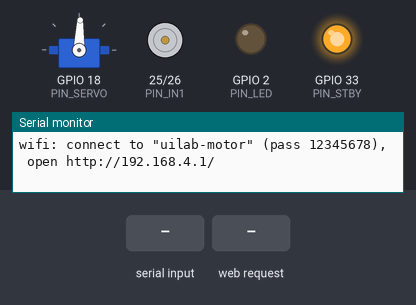
Recording of a program running on a simulated ESP32. Shown: servo, motor-driver pin pairs drawn as motors (green arrow = first pin HIGH = forward, orange = second pin HIGH = backward, longer = more drive, scaled by the enable pin, stopped while the standby pin is LOW), output pins drawn as LEDs (lit = HIGH), the last lines printed to the serial monitor. The test bench sets the inputs (shaded band). Random numbers use the default seed unless the program sets one; servo pulses on a pin are drawn as a servo (544–2400 µs = 0–180°).

Above: at 1.2 s.
1.3 s: "a\n" received over Serial
At 2.9 s:
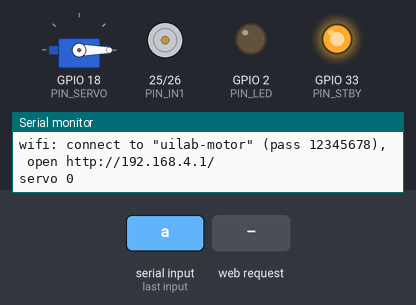
3.2 s: "x\n" received over Serial
4.7 s: HTTP request GET /motor?a=1&v=1&m=1 received
At 5.8 s:
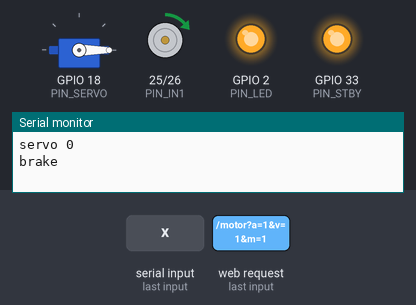
6.2 s: "f90\n" received over Serial
At 7.3 s:
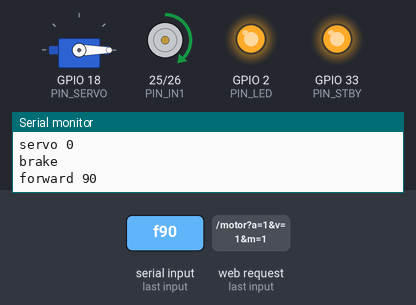
7.8 s: "b90\n" received over Serial
At 9.2 s:
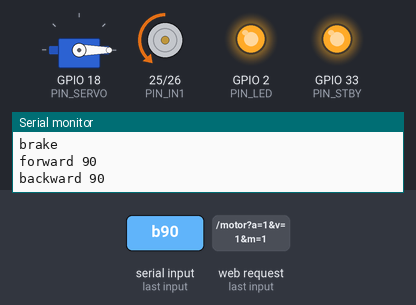
9.6 s: HTTP request GET /servo?a=120&v=120&m=120 received
At 10.9 s:
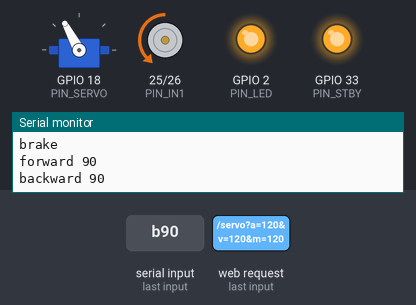
Timing chart, 0 to 12.6 s (numbered marks = the images above; inputs shaded):
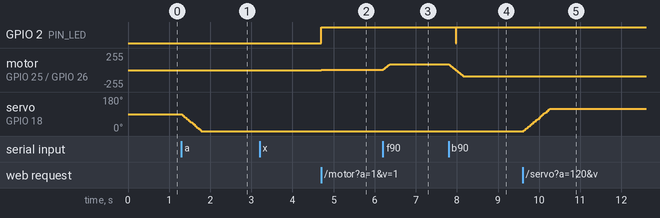

Measured:
- after the input at 1.3 s, servo on GPIO 18 (PIN_SERVO): moves from 88° to 0° over 0.47 s, starting at once
- after the input at 4.7 s, GPIO 2 (PIN_LED): LOW → HIGH at once; motor on GPIO 25 (PIN_IN1) / GPIO 26 (PIN_IN2): stopped → forward 1/255 at once
- after the input at 6.2 s, motor on GPIO 25 (PIN_IN1) / GPIO 26 (PIN_IN2): moves from forward 1/255 to forward 90/255 over 0.17 s, starting at once
- after the input at 7.8 s, GPIO 2 (PIN_LED): HIGH → LOW after 0.17 s, → HIGH 0.01 s later; motor on GPIO 25 (PIN_IN1) / GPIO 26 (PIN_IN2): moves from forward 90/255 to backward 90/255 over 0.36 s, starting at once
- after the input at 9.6 s, servo on GPIO 18 (PIN_SERVO): moves from 0° to 118° over 0.63 s, starting at once

The program:

main.cpp
```cpp
// ESP32-WROOM で DC モーターを制御する
// モータードライバ: TB6612FNG / L298N など (IN1, IN2, PWM の 3 本で制御するタイプ)
//
// シリアルコマンド (115200bps, 改行区切り):
//   f <0-255>  正転 (例: f 200)
//   b <0-255>  逆転 (例: b 120)
//   s          停止 (惰性で止まる)
//   x          ブレーキ (短絡制動)
//   a <0-180>  サーボの角度 (例: a 90)
//
// Wi-Fi: アクセスポイント "uilab-motor" (パスワード 12345678) に接続し、
//        http://192.168.4.1/ をブラウザで開くと操作画面が出る

#include <Arduino.h>
#include <WebServer.h>
#include <WiFi.h>

#include "page.h"

constexpr const char* WIFI_SSID = "uilab-motor";
constexpr const char* WIFI_PASS = "12345678";  // 8 文字以上必要

// ---- ピン設定 ----
constexpr int PIN_IN1 = 25;
constexpr int PIN_IN2 = 26;
constexpr int PIN_PWM = 27;   // TB6612 の PWMA / L298N の ENA
constexpr int PIN_STBY = 33;  // TB6612 の STBY。L298N なら -1 にする
constexpr int PIN_LED = 2;    // DevKit のオンボード LED
constexpr int PIN_SERVO = 18;

// ---- PWM 設定 ----
constexpr int PWM_CHANNEL = 0;
constexpr int PWM_FREQ = 20000;  // 20kHz (可聴域外にしてモーター鳴きを防ぐ)
constexpr int PWM_RESOLUTION = 8;  // 0-255

// ---- サーボ設定 (SG90 などの一般的なホビーサーボ) ----
// ESP32 Arduino 2.x では ch0/ch1 がタイマーを共有するので、周波数の違うサーボは ch2 を使う
constexpr int SERVO_CHANNEL = 2;
constexpr int SERVO_FREQ = 50;  // 20ms 周期
constexpr int SERVO_RESOLUTION = 16;
constexpr int SERVO_MIN_US = 500;   // 0 度のパルス幅
constexpr int SERVO_MAX_US = 2400;  // 180 度のパルス幅

// 速度変化をなめらかにする (1 ステップあたりの変化量と間隔)
constexpr int RAMP_STEP = 5;
constexpr uint32_t RAMP_INTERVAL_MS = 10;

// サーボは目標角度に向かって一定速度で動かす
enum class ServoMode { Manual, Sweep, Wiggle, Random };
constexpr uint32_t SERVO_UPDATE_MS = 20;

ServoMode servoMode = ServoMode::Manual;
float servoAngle = 90;
float servoTarget = 90;
float servoSpeed = 180;  // 度/秒
uint32_t lastServoAt = 0;
uint32_t servoPauseUntil = 0;

WebServer server(80);

int currentSpeed = 0;  // -255 (逆転) 〜 255 (正転)
int targetSpeed = 0;
uint32_t lastRampAt = 0;

void pwmInit() {
#if ESP_ARDUINO_VERSION_MAJOR >= 3
  ledcAttach(PIN_PWM, PWM_FREQ, PWM_RESOLUTION);
#else
  ledcSetup(PWM_CHANNEL, PWM_FREQ, PWM_RESOLUTION);
  ledcAttachPin(PIN_PWM, PWM_CHANNEL);
#endif
}

void pwmWrite(uint32_t duty) {
#if ESP_ARDUINO_VERSION_MAJOR >= 3
  ledcWrite(PIN_PWM, duty);
#else
  ledcWrite(PWM_CHANNEL, duty);
#endif
}

void servoInit() {
#if ESP_ARDUINO_VERSION_MAJOR >= 3
  ledcAttach(PIN_SERVO, SERVO_FREQ, SERVO_RESOLUTION);
#else
  ledcSetup(SERVO_CHANNEL, SERVO_FREQ, SERVO_RESOLUTION);
  ledcAttachPin(PIN_SERVO, SERVO_CHANNEL);
#endif
}

void servoWrite(int angle) {
  int us = map(angle, 0, 180, SERVO_MIN_US, SERVO_MAX_US);
  uint32_t duty = (uint32_t)us * ((1 << SERVO_RESOLUTION) - 1) / (1000000 / SERVO_FREQ);
#if ESP_ARDUINO_VERSION_MAJOR >= 3
  ledcWrite(PIN_SERVO, duty);
#else
  ledcWrite(SERVO_CHANNEL, duty);
#endif
}

const char* modeName(ServoMode mode) {
  switch (mode) {
    case ServoMode::Sweep: return "sweep";
    case ServoMode::Wiggle: return "wiggle";
    case ServoMode::Random: return "random";
    default: return "manual";
  }
}

void setServoMode(ServoMode mode) {
  servoMode = mode;
  servoPauseUntil = 0;
  if (mode == ServoMode::Sweep) servoTarget = servoAngle < 90 ? 180 : 0;
  if (mode == ServoMode::Wiggle) servoTarget = servoAngle < 90 ? 120 : 60;
}

// 目標角度に着いたとき、モードに応じて次の目標を決める
void pickNextTarget() {
  switch (servoMode) {
    case ServoMode::Sweep:
      servoTarget = servoTarget < 90 ? 180 : 0;
      break;
    case ServoMode::Wiggle:
      servoTarget = servoTarget < 90 ? 120 : 60;
      break;
    case ServoMode::Random:
      if (servoPauseUntil == 0) {
        servoPauseUntil = millis() + random(100, 1200);
      } else if ((int32_t)(millis() - servoPauseUntil) >= 0) {
        servoPauseUntil = 0;
        servoTarget = random(0, 181);
      }
      break;
    case ServoMode::Manual:
      break;
  }
}

void updateServo() {
  uint32_t now = millis();
  if (now - lastServoAt < SERVO_UPDATE_MS) return;
  float dt = (now - lastServoAt) / 1000.0f;
  lastServoAt = now;

  if (servoAngle == servoTarget) {
    pickNextTarget();
    return;
  }
  float step = servoSpeed * dt;
  if (fabsf(servoTarget - servoAngle) <= step) {
    servoAngle = servoTarget;
  } else {
    servoAngle += servoTarget > servoAngle ? step : -step;
  }
  servoWrite(lroundf(servoAngle));
}

// speed: -255〜255 をそのままドライバに出力する
void applySpeed(int speed) {
  if (speed > 0) {
    digitalWrite(PIN_IN1, HIGH);
    digitalWrite(PIN_IN2, LOW);
  } else if (speed < 0) {
    digitalWrite(PIN_IN1, LOW);
    digitalWrite(PIN_IN2, HIGH);
  } else {
    digitalWrite(PIN_IN1, LOW);
    digitalWrite(PIN_IN2, LOW);
  }
  pwmWrite(abs(speed));
  digitalWrite(PIN_LED, speed != 0 ? HIGH : LOW);
}

void brake() {
  targetSpeed = 0;
  currentSpeed = 0;
  digitalWrite(PIN_IN1, HIGH);
  digitalWrite(PIN_IN2, HIGH);
  pwmWrite(255);
  digitalWrite(PIN_LED, LOW);
}

void updateRamp() {
  if (currentSpeed == targetSpeed) return;
  uint32_t now = millis();
  if (now - lastRampAt < RAMP_INTERVAL_MS) return;
  lastRampAt = now;

  if (currentSpeed < targetSpeed) {
    currentSpeed = min(currentSpeed + RAMP_STEP, targetSpeed);
  } else {
    currentSpeed = max(currentSpeed - RAMP_STEP, targetSpeed);
  }
  applySpeed(currentSpeed);
}

void handleCommand(String line) {
  line.trim();
  if (line.isEmpty()) return;

  char cmd = line.charAt(0);
  int arg = line.substring(1).toInt();
  int value = constrain(arg, 0, 255);

  switch (cmd) {
    case 'f':
      targetSpeed = value;
      Serial.printf("forward %d\n", value);
      break;
    case 'b':
      targetSpeed = -value;
      Serial.printf("backward %d\n", value);
      break;
    case 's':
      targetSpeed = 0;
      Serial.println("stop");
      break;
    case 'x':
      brake();
      Serial.println("brake");
      break;
    case 'a': {
      int angle = constrain(arg, 0, 180);
      servoMode = ServoMode::Manual;
      servoTarget = angle;
      Serial.printf("servo %d\n", angle);
      break;
    }
    default:
      Serial.println("unknown command. use: f <0-255> | b <0-255> | s | x | a <0-180>");
      break;
  }
}

void setupWeb() {
  WiFi.softAP(WIFI_SSID, WIFI_PASS);

  server.on("/", []() { server.send_P(200, "text/html", PAGE_HTML); });
  server.on("/servo", []() {
    servoMode = ServoMode::Manual;
    servoTarget = constrain(server.arg("a").toInt(), 0, 180);
    server.send(200, "text/plain", "ok");
  });
  server.on("/speed", []() {
    servoSpeed = constrain(server.arg("v").toInt(), 20, 600);
    server.send(200, "text/plain", "ok");
  });
  server.on("/mode", []() {
    String m = server.arg("m");
    if (m == "sweep") setServoMode(ServoMode::Sweep);
    else if (m == "wiggle") setServoMode(ServoMode::Wiggle);
    else if (m == "random") setServoMode(ServoMode::Random);
    else setServoMode(ServoMode::Manual);
    server.send(200, "text/plain", "ok");
  });
  server.on("/motor", []() {
    targetSpeed = constrain(server.arg("v").toInt(), -255, 255);
    server.send(200, "text/plain", "ok");
  });
  server.on("/state", []() {
    char json[64];
    snprintf(json, sizeof(json), "{\"angle\":%.1f,\"mode\":\"%s\"}", servoAngle, modeName(servoMode));
    server.send(200, "application/json", json);
  });
  server.begin();

  Serial.printf("wifi: connect to \"%s\" (pass %s), open http://%s/\n", WIFI_SSID, WIFI_PASS,
                WiFi.softAPIP().toString().c_str());
}

void setup() {
  Serial.begin(115200);

  pinMode(PIN_IN1, OUTPUT);
  pinMode(PIN_IN2, OUTPUT);
  pinMode(PIN_LED, OUTPUT);
  if (PIN_STBY >= 0) {
    pinMode(PIN_STBY, OUTPUT);
    digitalWrite(PIN_STBY, HIGH);
  }
  pwmInit();
  applySpeed(0);
  servoInit();
  servoWrite(90);
  randomSeed(esp_random());

  Serial.println("motor ready. commands: f <0-255> | b <0-255> | s | x | a <0-180>");
  setupWeb();
}

void loop() {
  if (Serial.available()) {
    handleCommand(Serial.readStringUntil('\n'));
  }
  server.handleClient();
  updateRamp();
  updateServo();
}
```

page.h
```cpp
#pragma once

// スマホ向けの操作画面。ESP32 の "/" で配信する
const char PAGE_HTML[] PROGMEM = R"HTML(<!doctype html>
<html lang="ja">
<head>
<meta charset="utf-8">
<meta name="viewport" content="width=device-width,initial-scale=1,user-scalable=no">
<title>uilab motor</title>
<style>
  * { box-sizing: border-box; -webkit-tap-highlight-color: transparent; }
  body { margin: 0; padding: 20px; font-family: system-ui, sans-serif; background: #111; color: #eee; user-select: none; }
  h1 { font-size: 18px; margin: 0 0 16px; color: #aaa; font-weight: 600; }
  section { background: #1c1c1c; border-radius: 16px; padding: 16px; margin-bottom: 16px; }
  h2 { font-size: 14px; margin: 0 0 12px; color: #888; font-weight: 600; }
  #dial { display: block; margin: 0 auto; touch-action: none; }
  .angle { text-align: center; font-size: 40px; font-variant-numeric: tabular-nums; margin: 4px 0 8px; }
  .row { display: flex; gap: 8px; flex-wrap: wrap; }
  button { flex: 1; min-width: 70px; padding: 14px 8px; font-size: 15px; border: 0; border-radius: 12px; background: #2c2c2c; color: #eee; }
  button.on { background: #f5a524; color: #111; }
  label { display: flex; justify-content: space-between; font-size: 13px; color: #aaa; margin: 12px 0 4px; }
  input[type=range] { width: 100%; accent-color: #f5a524; height: 32px; }
</style>
</head>
<body>
<h1>uilab motor</h1>

<section>
  <h2>サーボ</h2>
  <canvas id="dial" width="280" height="160"></canvas>
  <div class="angle"><span id="angle">90</span>°</div>
  <div class="row" id="modes">
    <button data-mode="manual" class="on">手動</button>
    <button data-mode="sweep">ワイパー</button>
    <button data-mode="wiggle">ぴこぴこ</button>
    <button data-mode="random">きまぐれ</button>
  </div>
  <label>速さ <span id="speedVal">180°/s</span></label>
  <input type="range" id="speed" min="20" max="600" value="180">
</section>

<section>
  <h2>DC モーター</h2>
  <label>出力 <span id="motorVal">0</span></label>
  <input type="range" id="motor" min="-255" max="255" value="0">
  <div class="row"><button id="motorStop">停止</button></div>
</section>

<script>
const $ = (id) => document.getElementById(id);
const dial = $('dial'), ctx = dial.getContext('2d');
const CX = 140, CY = 145, R = 120;
let shown = 90;

// 送信しすぎないよう、最後の値だけを一定間隔で送る
function throttled(path, interval = 60) {
  let pending = null, busy = false;
  const flush = () => {
    if (pending === null) { busy = false; return; }
    const v = pending; pending = null; busy = true;
    fetch(path + v).catch(() => {}).finally(() => setTimeout(flush, interval));
  };
  return (v) => { pending = v; if (!busy) flush(); };
}
const sendAngle = throttled('/servo?a=');
const sendSpeed = throttled('/speed?v=');
const sendMotor = throttled('/motor?v=');

function draw(angle) {
  ctx.clearRect(0, 0, 280, 160);
  ctx.lineWidth = 14; ctx.lineCap = 'round';
  ctx.strokeStyle = '#2c2c2c';
  ctx.beginPath(); ctx.arc(CX, CY, R, Math.PI, 0); ctx.stroke();
  // 0° を右、180° を左として半円に描く
  const rad = Math.PI - (angle / 180) * Math.PI;
  const x = CX + Math.cos(rad) * R, y = CY - Math.sin(rad) * R;
  ctx.strokeStyle = '#f5a524'; ctx.lineWidth = 6;
  ctx.beginPath(); ctx.moveTo(CX, CY); ctx.lineTo(x, y); ctx.stroke();
  ctx.fillStyle = '#f5a524';
  ctx.beginPath(); ctx.arc(x, y, 14, 0, Math.PI * 2); ctx.fill();
  ctx.beginPath(); ctx.arc(CX, CY, 8, 0, Math.PI * 2); ctx.fill();
}

function setModeButtons(mode) {
  document.querySelectorAll('#modes button').forEach((b) => b.classList.toggle('on', b.dataset.mode === mode));
}

// ダイヤルをドラッグして角度を指定する
function angleFromEvent(e) {
  const rect = dial.getBoundingClientRect();
  const x = (e.clientX - rect.left) * (280 / rect.width) - CX;
  const y = CY - (e.clientY - rect.top) * (160 / rect.height);
  const deg = Math.atan2(Math.max(y, 0), x) * 180 / Math.PI;
  return Math.round(180 - deg);
}
let dragging = false;
dial.addEventListener('pointerdown', (e) => { dragging = true; dial.setPointerCapture(e.pointerId); onDrag(e); });
dial.addEventListener('pointermove', (e) => { if (dragging) onDrag(e); });
dial.addEventListener('pointerup', () => { dragging = false; });
function onDrag(e) {
  const a = Math.min(180, Math.max(0, angleFromEvent(e)));
  setModeButtons('manual');
  sendAngle(a);
}

document.querySelectorAll('#modes button').forEach((b) => {
  b.addEventListener('click', () => { setModeButtons(b.dataset.mode); fetch('/mode?m=' + b.dataset.mode); });
});

$('speed').addEventListener('input', (e) => { $('speedVal').textContent = e.target.value + '°/s'; sendSpeed(e.target.value); });
$('motor').addEventListener('input', (e) => { $('motorVal').textContent = e.target.value; sendMotor(e.target.value); });
$('motorStop').addEventListener('click', () => { $('motor').value = 0; $('motorVal').textContent = 0; sendMotor(0); });

// ESP32 側の現在角度を取得してダイヤルに反映する
async function poll() {
  try {
    const s = await (await fetch('/state')).json();
    shown = s.angle;
    $('angle').textContent = Math.round(s.angle);
    if (!dragging) setModeButtons(s.mode);
  } catch (e) {}
  setTimeout(poll, 100);
}
function frame() { draw(shown); requestAnimationFrame(frame); }
poll(); frame();
</script>
</body>
</html>
)HTML";
```
